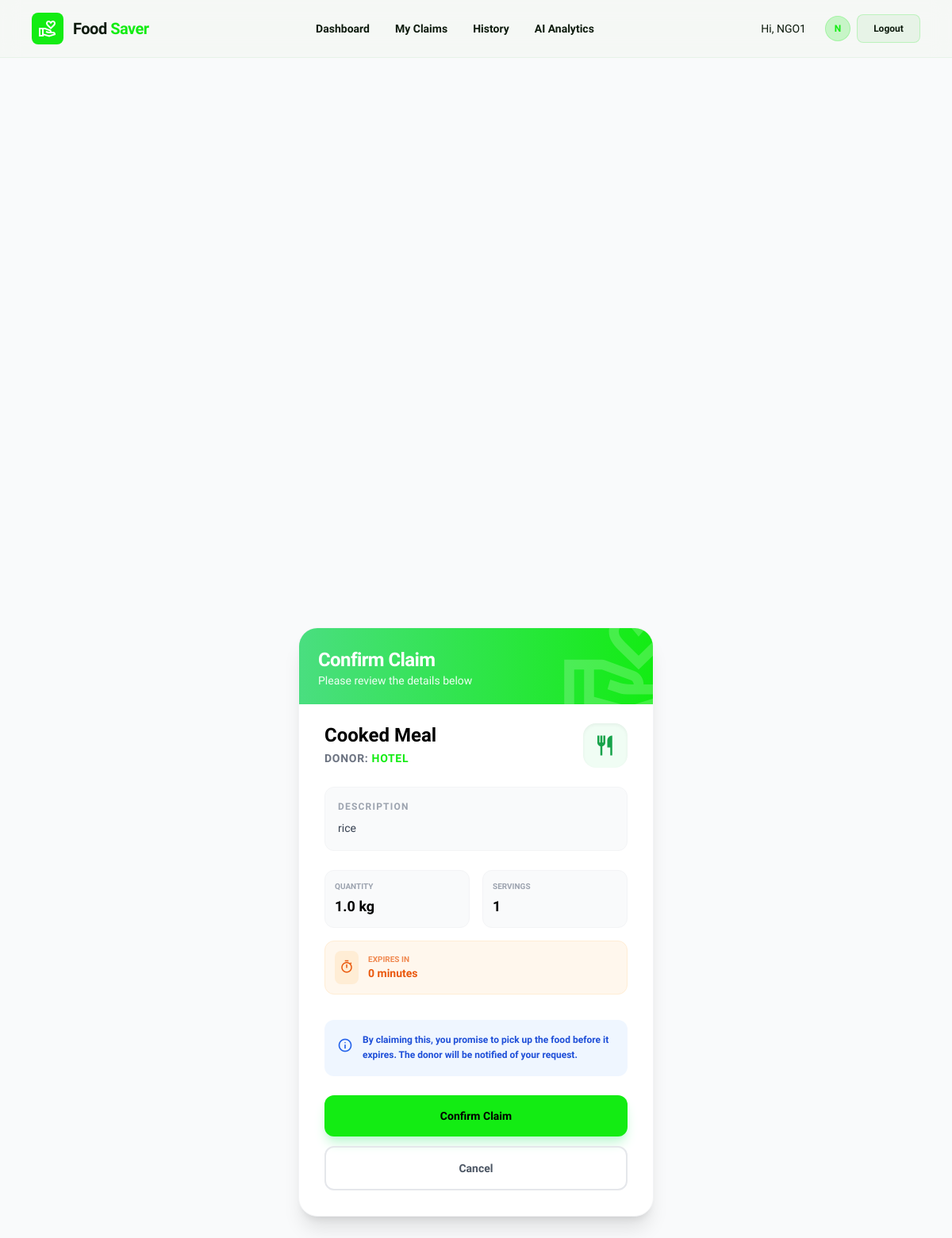
Screenshot of /listings/claim/1/ (signed in) with the database file from the repository.
### users/models.py (models this page shows, shortened)
class User(AbstractUser):
    ROLE_CHOICES = (
        ('donor', 'Donor'),
        ('claimant', 'Claimant'),
        ('volunteer', 'Volunteer'),
        ('admin', 'Admin'),
    )
    role = models.CharField(max_length=10, choices=ROLE_CHOICES, default='claimant')
    is_verified = models.BooleanField(default=False)
    latitude = models.FloatField(null=True, blank=True)
    longitude = models.FloatField(null=True, blank=True)
    address = models.TextField(blank=True)
    restaurant_license = models.CharField(max_length=50, blank=True, help_text="For Donors")
    ngo_registration = models.CharField(max_length=50, blank=True, help_text="For Claimants")
    institution_name = models.CharField(max_length=100, blank=True)
    trust_score = models.FloatField(default=5.0)

### listings/models.py (models this page shows, shortened)
class Listing(models.Model):
    FOOD_TYPES = (
        ('cooked', 'Cooked Meal'),
        ('raw', 'Raw Ingredients'),
        ('packaged', 'Packaged Food'),
    )
    STATUS_CHOICES = (
        ('active', 'Active'),
        ('claimed', 'Claimed'),
        ('completed', 'Completed'),
        ('expired', 'Expired'),
    )
    donor = models.ForeignKey(settings.AUTH_USER_MODEL, on_delete=models.CASCADE, related_name='listings')
    food_type = models.CharField(max_length=20, choices=FOOD_TYPES)
    quantity_kg = models.FloatField()
    servings = models.IntegerField(default=1, help_text="Approximate number of people this can serve")
    description = models.TextField()
    expiry_time = models.DateTimeField()
    pickup_instructions = models.TextField(blank=True)
    image = models.ImageField(upload_to='listings/', blank=True, null=True)
    status = models.CharField(max_length=10, choices=STATUS_CHOICES, default='active')
    created_at = models.DateTimeField(auto_now_add=True)

### listings/views.py (the view)
# urls.py: path('claim/<int:listing_id>/', views.claim_listing, name='claim_listing'),
@login_required
def claim_listing(request, listing_id):
    listing = get_object_or_404(Listing, id=listing_id)
    if request.method == 'POST':
        Claim.objects.create(listing=listing, claimant=request.user)
        return redirect('claimant_dashboard')
    return render(request, 'listings/claim_confirm.html', {'listing': listing})

### templates/listings/claim_confirm.html (shortened to what this page needs)
{% extends 'base.html' %}
{% block content %}
<div class="min-h-[calc(100vh-64px)] flex items-center justify-center bg-gray-50 dark:bg-black p-4">
    <div
        class="w-full max-w-md bg-white dark:bg-zinc-900 rounded-3xl shadow-xl border border-gray-100 dark:border-white/10 overflow-hidden relative">
        <div class="h-24 bg-gradient-to-r from-green-400 to-[#13ec13] relative overflow-hidden">
            <div class="absolute -bottom-8 -right-8 text-white/20">
                <span class="material-symbols-outlined text-[150px]">volunteer_activism</span>
            </div>
            <div class="absolute top-6 left-6 text-white">
                <h2 class="text-2xl font-black tracking-tight">Confirm Claim</h2>
                <p class="text-sm font-medium text-green-50">Please review the details below</p>
            </div>
        </div>
        <div class="p-8 pt-6">
            <div class="flex items-start justify-between mb-6">
                <div>
                    <h3 class="text-2xl font-black text-black dark:text-white leading-tight mb-1">
                        {{ listing.get_food_type_display }}
                    </h3>
                    <p class="text-sm font-bold text-gray-500 uppercase tracking-wider">
                        Donor: <span class="text-primary">
                            {% with donor_name=listing.donor.institution_name|default:listing.donor.username %}
                            {{ donor_name }}
                            {% endwith %}
                        </span>
                    </p>
                </div>
                <div
                    class="size-14 rounded-2xl bg-green-50 dark:bg-green-900/20 text-green-600 flex items-center justify-center shadow-inner">
                    <span class="material-symbols-outlined text-3xl">
                    </span>
                </div>
            </div>
            <div class="mb-6 bg-gray-50 dark:bg-white/5 rounded-xl p-4 border border-gray-100 dark:border-white/5">
                <p class="text-xs font-bold text-gray-400 uppercase tracking-widest mb-2">Description</p>
                <p class="text-sm text-gray-700 dark:text-gray-300 font-medium leading-relaxed">
                    {{ listing.description }}
                </p>
            </div>
            <div class="grid grid-cols-2 gap-4 mb-8">
                <div class="p-3 bg-gray-50 dark:bg-white/5 rounded-xl border border-gray-100 dark:border-white/5">
                    <p class="text-[10px] font-bold text-gray-400 uppercase mb-1">Quantity</p>
                    <p class="text-lg font-black text-black dark:text-white">{{ listing.quantity_kg }} kg</p>
                </div>
                <div class="p-3 bg-gray-50 dark:bg-white/5 rounded-xl border border-gray-100 dark:border-white/5">
                    <p class="text-[10px] font-bold text-gray-400 uppercase mb-1">Servings</p>
                    <p class="text-lg font-black text-black dark:text-white">{{ listing.servings }}</p>
                </div>
                <div
                    class="col-span-2 p-3 bg-orange-50 dark:bg-orange-900/10 rounded-xl border border-orange-100 dark:border-orange-500/20 flex items-center gap-3">
                    <div class="p-1.5 bg-orange-100 dark:bg-orange-500/20 rounded-lg text-orange-600">
                        <span class="material-symbols-outlined text-lg">timer</span>
                    </div>
                    <div>
                        <p class="text-[10px] font-bold text-orange-600/70 uppercase">Expires In</p>
                        <p class="text-sm font-black text-orange-600">{{ listing.expiry_time|timeuntil }}</p>
                    </div>
                </div>
            </div>
            <form method="post">
                <div class="flex items-start gap-3 mb-6 p-4 bg-blue-50 dark:bg-blue-900/10 rounded-xl">
                    <span class="material-symbols-outlined text-blue-600 text-xl mt-0.5">info</span>
                    <p class="text-xs font-bold text-blue-700 dark:text-blue-400 leading-relaxed">
                        By claiming this, you promise to pick up the food before it expires. The donor will be notified
                        of your request.
                    </p>
                </div>
                <div class="flex flex-col gap-3">
                    <button type="submit"
                        class="w-full py-4 bg-[#13ec13] hover:bg-[#0fd60f] text-black font-black text-sm rounded-xl shadow-lg shadow-green-200 dark:shadow-none hover:scale-[1.02] active:scale-[0.98] transition-all">
                        Confirm Claim
                    </button>
                    <a href="{% url 'claimant_dashboard' %}"
                        class="w-full py-4 bg-transparent border-2 border-gray-200 dark:border-white/10 text-gray-600 dark:text-gray-400 font-bold text-sm rounded-xl text-center hover:bg-gray-50 dark:hover:bg-white/5 transition-colors">
                        Cancel
                    </a>
                </div>
            </form>
        </div>
    </div>
</div>
{% endblock %}

### templates/base.html (shortened to what this page needs)
{% load static %}
<!DOCTYPE html>
<html class="light" lang="en">
<head>
    <script src="https://cdn.tailwindcss.com?plugins=forms,container-queries"></script>
    <script id="tailwind-config">
        tailwind.config = {
            darkMode: "class",
            theme: {
                extend: {
                    colors: {
                        "primary": "#13ec13",
                        "background-light": "#f6f8f6",
                        "background-dark": "#102210",
                        "accent-orange": "#f97316"
                    },
                    fontFamily: {
                        "display": ["Work Sans", "sans-serif"]
                    },
                    borderRadius: {
                        "DEFAULT": "0.25rem",
                        "lg": "0.5rem",
                        "xl": "0.75rem",
                        "full": "9999px"
                    },
                },
            },
        }
    </script>
</head>
<body
    class="bg-background-light dark:bg-background-dark text-[#0d1b0d] dark:text-slate-100 transition-colors duration-300 flex flex-col min-h-screen">
    {% block header %}
    <header
        class="sticky top-0 z-50 w-full bg-background-light/80 dark:bg-background-dark/80 backdrop-blur-md border-b border-solid border-[#e7f3e7] dark:border-white/10">
        <div class="max-w-[1280px] mx-auto px-6 lg:px-10 py-4 flex items-center justify-between">
            <a href="{% url 'index' %}" class="flex items-center gap-3 no-underline">
                <div class="p-2 bg-primary rounded-lg text-white">
                    <span class="material-symbols-outlined block">volunteer_activism</span>
                </div>
                <h2 class="text-[#0d1b0d] dark:text-white text-xl font-extrabold leading-tight tracking-tight">
                    Food <span class="text-primary">Saver</span></h2>
            </a>
            <nav class="hidden md:flex items-center gap-8">
                {% if user.is_authenticated %}
                {% if user.role == 'donor' %}
                <a class="text-[#0d1b0d] dark:text-slate-200 text-sm font-semibold hover:text-primary transition-colors"
                    href="{% url 'donor_dashboard' %}">Dashboard</a>
                <a class="text-[#0d1b0d] dark:text-slate-200 text-sm font-semibold hover:text-primary transition-colors"
                    href="{% url 'create_listing' %}">Post Food</a>
                <a class="text-[#0d1b0d] dark:text-slate-200 text-sm font-semibold hover:text-primary transition-colors"
                    href="{% url 'leaderboard' %}">Leaderboard</a>
                <a class="text-[#0d1b0d] dark:text-slate-200 text-sm font-semibold hover:text-primary transition-colors"
                    href="{% url 'connected_ngos' %}">Connected NGOs</a>
                {% elif user.role == 'claimant' %}
                <a class="text-[#0d1b0d] dark:text-slate-200 text-sm font-semibold hover:text-primary transition-colors"
                    href="{% url 'claimant_dashboard' %}">Dashboard</a>
                <a class="text-[#0d1b0d] dark:text-slate-200 text-sm font-semibold hover:text-primary transition-colors"
                    href="{% url 'my_claims' %}">My Claims</a>
                <a class="text-[#0d1b0d] dark:text-slate-200 text-sm font-semibold hover:text-primary transition-colors"
                    href="{% url 'history' %}">History</a>
                <a class="text-[#0d1b0d] dark:text-slate-200 text-sm font-semibold hover:text-primary transition-colors"
                    href="{% url 'analytics_dashboard' %}">AI Analytics</a>
                {% elif user.role == 'volunteer' %}
                <a class="text-[#0d1b0d] dark:text-slate-200 text-sm font-semibold hover:text-primary transition-colors"
                    href="{% url 'volunteer_dashboard' %}">Dashboard</a>
                {% endif %}
                {% endif %}
            </nav>
            <div class="flex items-center gap-4">
                {% if user.is_authenticated %}
                <span class="text-sm font-medium mr-2 hidden sm:inline">Hi, {{ user.username }}</span>
                <div class="flex items-center gap-2">
                    <div
                        class="size-8 rounded-full bg-primary/20 flex items-center justify-center text-primary font-bold text-xs border border-primary/20">
                        {{ user.username|slice:":1"|upper }}
                    </div>
                    <form action="{% url 'logout' %}" method="post">
                        <button type="submit"
                            class="flex min-w-[80px] cursor-pointer items-center justify-center rounded-lg h-9 px-4 bg-[#e7f3e7] dark:bg-white/10 text-[#0d1b0d] dark:text-white text-xs font-bold border border-primary/20 hover:bg-red-50 hover:text-red-500 hover:border-red-200 transition-all">
                            Logout
                        </button>
                    </form>
                </div>
                {% endif %}
            </div>
        </div>
    </header>
    {% endblock %}
    <main class="flex-1 w-full max-w-[1280px] mx-auto">
        {% block content %}{% endblock %}
    </main>
</body>
</html>

### templates/base.html (style rules this page uses)
.material-symbols-outlined { font-variation-settings: 'FILL' 0, 'wght' 400, 'GRAD' 0, 'opsz' 24; }
body { font-family: "Work Sans", sans-serif; }

### rows the page displays
User: username "NGO1", username "N"
Listing: food_type "Cooked Meal", description "rice", quantity_kg "1.0", servings "1", expiry_time "0 minutes"
User: institution_name "HOTEL"
